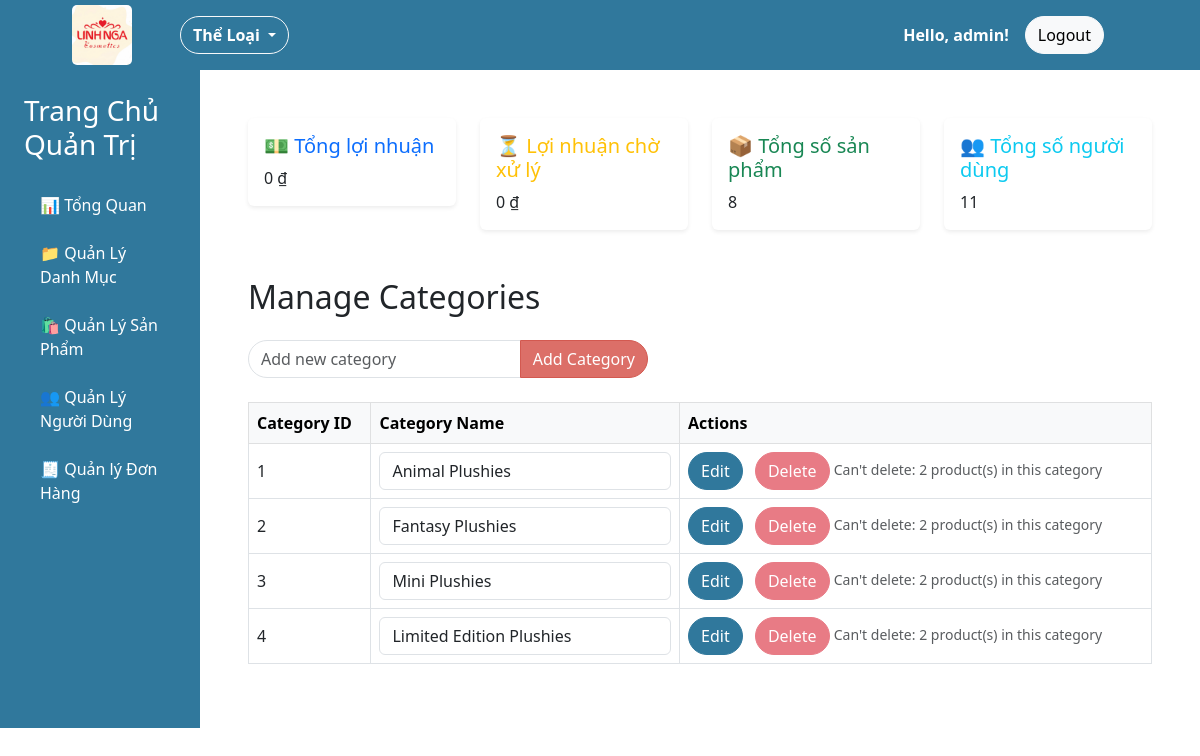
/pages/admin.php?section=category (signed in), run on the app's committed database.
### tables this page shows
CREATE TABLE `category` (
  `id_category` int(11) NOT NULL,
  `name` varchar(50) NOT NULL
);

### pages/admin_categories.php (the view, shortened to what this page needs)
<?php
$sql_fetch_categories = "SELECT * FROM category";
$stmt_categories = $pdo->prepare($sql_fetch_categories);
$stmt_categories->execute();
$categories = $stmt_categories->fetchAll(PDO::FETCH_ASSOC);
?>
<h2 class="mb-4">Manage Categories</h2>
<form method="post" action="" class="mb-4">
    <div class="input-group mb-3" style="max-width: 400px;">
        <input type="text" name="category_name" class="form-control" placeholder="Add new category" required>
        <button type="submit" name="add_category" class="btn btn-primary" style="border-radius: 0 20px 20px 0;">Add Category</button>
    </div>
</form>
<table class="table table-hover table-bordered mt-3">
    <thead class="table-light">
        <tr>
            <th>Category ID</th>
            <th>Category Name</th>
            <th>Actions</th>
        </tr>
    </thead>
    <tbody>
        <?php foreach ($categories as $category): ?>
            <?php
            $category_id = $category['id_category'];
            $sql_check_products = "SELECT COUNT(*) AS total_products FROM product WHERE category_id = :category_id";
            $stmt_check_products = $pdo->prepare($sql_check_products);
            $stmt_check_products->execute(['category_id' => $category_id]);
            $total_products = $stmt_check_products->fetch(PDO::FETCH_ASSOC)['total_products'];
            ?>
            <tr>
                <td><?= $category['id_category']; ?></td>
                <td>
                    <form method="post" style="display:flex; align-items: center;">
                        <input type="text" name="category_name" class="form-control me-2" value="<?= $category['name']; ?>" required>
                </td>
                <td>
                        <button type="submit" name="edit_category" class="btn btn-custom me-2">Edit</button>
                    <form method="post" style="display:inline;">
                        <button type="submit" name="delete_category" class="btn btn-danger"
                            <?= ($total_products > 0) ? 'disabled' : ''; ?>>Delete</button>
                    </form>
                    <?php if ($total_products > 0): ?>
                        <small class="text-muted">Can't delete: <?= $total_products; ?> product(s) in this category</small>
                    <?php endif; ?>
                </td>
            </tr>
        <?php endforeach; ?>
    </tbody>
</table>

### assets/css/index.css (style rules this page uses)
.btn { border-radius: 25px; }
.btn-primary { background:rgb(220,111,104); border: 1px solid rgb(211, 89, 80); color:white }

### pages/admin_categories.php (style rules this page uses)
.btn-custom { background-color: rgb(48,120,156); border-color: rgb(48,120,156); color: white; }
.table td, .table th { vertical-align: middle; }
.input-group .form-control { border-radius: 20px 0 0 20px; }
.input-group .btn-primary { border-radius: 0 20px 20px 0; }
.form-control { min-width: 100%; }

### data on the page
category: id_category "1", category_name "Animal Plushies", total_products "2"
category: id_category "2", category_name "Fantasy Plushies", total_products "2"
category: id_category "3", category_name "Mini Plushies", total_products "2"
category: id_category "4", category_name "Limited Edition Plushies", total_products "2"

### other printed values
$_SESSION['username'] "admin"
$stats['total_profit'] "0"
$stats['pending_profit'] "0"
$stats['total_products'] "8"
$stats['total_users'] "11"
